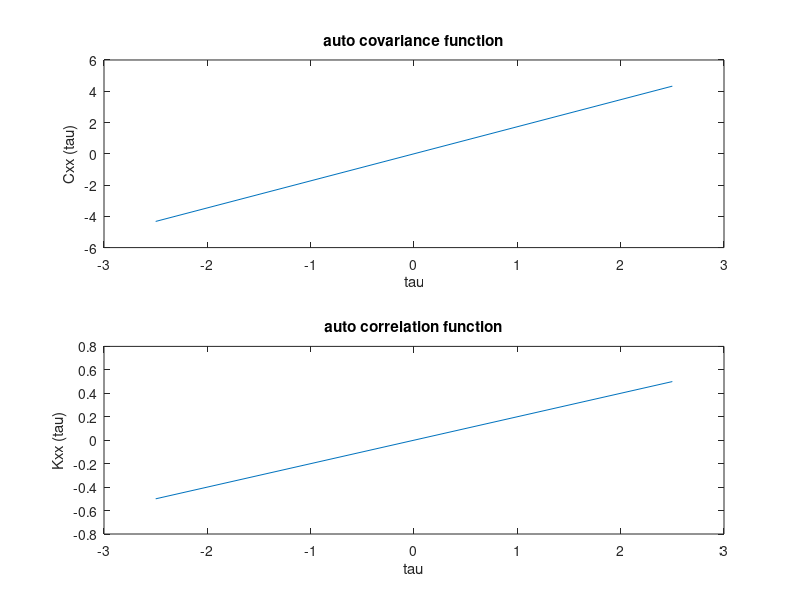

Write the MATLAB code that produced this figure.
% Exampl22   Calculates the signal, the auto product function, the
%            auto-covariance function and the auto correlation function
%            of an arbitrary signal.
%
% Chapter 2 of the lecture notes ae4-304.
% 
% Program revised August 1992, February 2004 [MM]

clc
clf
clear

disp('   Example 2.2                                          ');
disp('                                                        ');
disp('   Calculates signal, auto product-, -covariance- and   ');
disp('   -correlation function of a stochastic signal x(t).   ');
disp('                                                        ');
disp('   This program can produce Figures 2.13 and 2.14 of the');
disp('   lecture notes ae4-304.                               ');

% create time axis
T     = input('   Enter total time interval T       : ');
dt    = input('   Enter sampling time interval dt   : ');

t = [-T/2:dt:T/2];
N = length(t);

% create signal
x     = input('   Enter function definition x(t) =  : ');
int   = input('   Enter noise intensity             : ');

x = x + sqrt(int)*randn(1,N);

fprintf('\n\n'                                   );
fprintf('   Signal mean     = %f\n',mean(x)      );
fprintf('   Signal variance = %f\n',cov(x)       );
fprintf('   Signal std.dev. = %f\n',sqrt(cov(x)) );
pause

% compute variables of interest
r=xcorr(x,'unbiased');      % auto product function
c=xcov (x,'unbiased');      % auto covariance function
k=c/(std(x)^2);             % auto correlation function

% plot results
clf
subplot(2,1,1);
plot(t+T/2,x);
xlabel('time'); ylabel('x (t)'); title('signal');

subplot(2,1,2);
plot(t,r((T/2)/dt:3*(T/2)/dt));
xlabel('tau'); ylabel('Rxx (tau)'); title('auto product function');
pause;

clf
subplot(2,1,1)
plot(t,c((T/2)/dt:3*(T/2)/dt));
xlabel('tau'); ylabel('Cxx (tau)'); title('auto covariance function');

subplot(2,1,2)
plot(t,k((T/2)/dt:3*(T/2)/dt));
xlabel('tau'); ylabel('Kxx (tau)'); title('auto correlation function');

% EOF